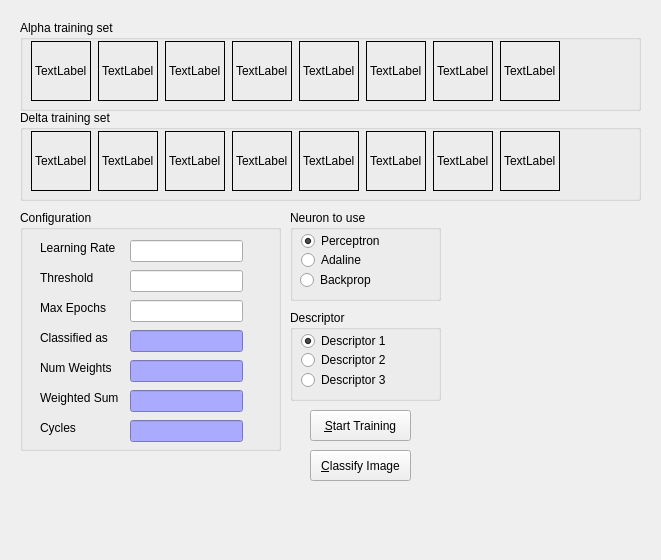
<?xml version="1.0" encoding="UTF-8"?>
<ui version="4.0">
 <class>NeuralNets</class>
 <widget class="QWidget" name="NeuralNets">
  <property name="geometry">
   <rect>
    <x>0</x>
    <y>0</y>
    <width>661</width>
    <height>560</height>
   </rect>
  </property>
  <property name="sizePolicy">
   <sizepolicy hsizetype="Fixed" vsizetype="Fixed">
    <horstretch>0</horstretch>
    <verstretch>0</verstretch>
   </sizepolicy>
  </property>
  <property name="minimumSize">
   <size>
    <width>0</width>
    <height>0</height>
   </size>
  </property>
  <property name="windowTitle">
   <string>Form</string>
  </property>
  <widget class="QGroupBox" name="groupBox_alphaset">
   <property name="geometry">
    <rect>
     <x>20</x>
     <y>20</y>
     <width>621</width>
     <height>91</height>
    </rect>
   </property>
   <property name="title">
    <string>Alpha training set</string>
   </property>
   <widget class="QLabel" name="label_img_alpha1">
    <property name="geometry">
     <rect>
      <x>11</x>
      <y>21</y>
      <width>60</width>
      <height>60</height>
     </rect>
    </property>
    <property name="minimumSize">
     <size>
      <width>60</width>
      <height>60</height>
     </size>
    </property>
    <property name="maximumSize">
     <size>
      <width>60</width>
      <height>60</height>
     </size>
    </property>
    <property name="frameShape">
     <enum>QFrame::Box</enum>
    </property>
    <property name="text">
     <string>TextLabel</string>
    </property>
    <property name="margin">
     <number>0</number>
    </property>
   </widget>
   <widget class="QLabel" name="label_img_alpha2">
    <property name="geometry">
     <rect>
      <x>78</x>
      <y>21</y>
      <width>60</width>
      <height>60</height>
     </rect>
    </property>
    <property name="minimumSize">
     <size>
      <width>60</width>
      <height>60</height>
     </size>
    </property>
    <property name="maximumSize">
     <size>
      <width>60</width>
      <height>60</height>
     </size>
    </property>
    <property name="frameShape">
     <enum>QFrame::Box</enum>
    </property>
    <property name="text">
     <string>TextLabel</string>
    </property>
    <property name="margin">
     <number>0</number>
    </property>
   </widget>
   <widget class="QLabel" name="label_img_alpha3">
    <property name="geometry">
     <rect>
      <x>145</x>
      <y>21</y>
      <width>60</width>
      <height>60</height>
     </rect>
    </property>
    <property name="minimumSize">
     <size>
      <width>60</width>
      <height>60</height>
     </size>
    </property>
    <property name="maximumSize">
     <size>
      <width>60</width>
      <height>60</height>
     </size>
    </property>
    <property name="frameShape">
     <enum>QFrame::Box</enum>
    </property>
    <property name="text">
     <string>TextLabel</string>
    </property>
    <property name="margin">
     <number>0</number>
    </property>
   </widget>
   <widget class="QLabel" name="label_img_alpha4">
    <property name="geometry">
     <rect>
      <x>212</x>
      <y>21</y>
      <width>60</width>
      <height>60</height>
     </rect>
    </property>
    <property name="minimumSize">
     <size>
      <width>60</width>
      <height>60</height>
     </size>
    </property>
    <property name="maximumSize">
     <size>
      <width>60</width>
      <height>60</height>
     </size>
    </property>
    <property name="frameShape">
     <enum>QFrame::Box</enum>
    </property>
    <property name="text">
     <string>TextLabel</string>
    </property>
    <property name="margin">
     <number>0</number>
    </property>
   </widget>
   <widget class="QLabel" name="label_img_alpha5">
    <property name="geometry">
     <rect>
      <x>279</x>
      <y>21</y>
      <width>60</width>
      <height>60</height>
     </rect>
    </property>
    <property name="minimumSize">
     <size>
      <width>60</width>
      <height>60</height>
     </size>
    </property>
    <property name="maximumSize">
     <size>
      <width>60</width>
      <height>60</height>
     </size>
    </property>
    <property name="frameShape">
     <enum>QFrame::Box</enum>
    </property>
    <property name="text">
     <string>TextLabel</string>
    </property>
    <property name="margin">
     <number>0</number>
    </property>
   </widget>
   <widget class="QLabel" name="label_img_alpha6">
    <property name="geometry">
     <rect>
      <x>346</x>
      <y>21</y>
      <width>60</width>
      <height>60</height>
     </rect>
    </property>
    <property name="minimumSize">
     <size>
      <width>60</width>
      <height>60</height>
     </size>
    </property>
    <property name="maximumSize">
     <size>
      <width>60</width>
      <height>60</height>
     </size>
    </property>
    <property name="frameShape">
     <enum>QFrame::Box</enum>
    </property>
    <property name="text">
     <string>TextLabel</string>
    </property>
    <property name="margin">
     <number>0</number>
    </property>
   </widget>
   <widget class="QLabel" name="label_img_alpha7">
    <property name="geometry">
     <rect>
      <x>413</x>
      <y>21</y>
      <width>60</width>
      <height>60</height>
     </rect>
    </property>
    <property name="minimumSize">
     <size>
      <width>60</width>
      <height>60</height>
     </size>
    </property>
    <property name="maximumSize">
     <size>
      <width>60</width>
      <height>60</height>
     </size>
    </property>
    <property name="frameShape">
     <enum>QFrame::Box</enum>
    </property>
    <property name="text">
     <string>TextLabel</string>
    </property>
    <property name="margin">
     <number>0</number>
    </property>
   </widget>
   <widget class="QLabel" name="label_img_alpha8">
    <property name="geometry">
     <rect>
      <x>480</x>
      <y>21</y>
      <width>60</width>
      <height>60</height>
     </rect>
    </property>
    <property name="minimumSize">
     <size>
      <width>60</width>
      <height>60</height>
     </size>
    </property>
    <property name="maximumSize">
     <size>
      <width>60</width>
      <height>60</height>
     </size>
    </property>
    <property name="frameShape">
     <enum>QFrame::Box</enum>
    </property>
    <property name="text">
     <string>TextLabel</string>
    </property>
    <property name="margin">
     <number>0</number>
    </property>
   </widget>
  </widget>
  <widget class="QGroupBox" name="groupBox_deltaset">
   <property name="geometry">
    <rect>
     <x>20</x>
     <y>110</y>
     <width>621</width>
     <height>91</height>
    </rect>
   </property>
   <property name="title">
    <string>Delta training set</string>
   </property>
   <widget class="QLabel" name="label_img_delta2">
    <property name="geometry">
     <rect>
      <x>78</x>
      <y>21</y>
      <width>60</width>
      <height>60</height>
     </rect>
    </property>
    <property name="minimumSize">
     <size>
      <width>60</width>
      <height>60</height>
     </size>
    </property>
    <property name="maximumSize">
     <size>
      <width>60</width>
      <height>60</height>
     </size>
    </property>
    <property name="frameShape">
     <enum>QFrame::Box</enum>
    </property>
    <property name="text">
     <string>TextLabel</string>
    </property>
    <property name="margin">
     <number>0</number>
    </property>
   </widget>
   <widget class="QLabel" name="label_img_delta1">
    <property name="geometry">
     <rect>
      <x>11</x>
      <y>21</y>
      <width>60</width>
      <height>60</height>
     </rect>
    </property>
    <property name="minimumSize">
     <size>
      <width>60</width>
      <height>60</height>
     </size>
    </property>
    <property name="maximumSize">
     <size>
      <width>60</width>
      <height>60</height>
     </size>
    </property>
    <property name="frameShape">
     <enum>QFrame::Box</enum>
    </property>
    <property name="text">
     <string>TextLabel</string>
    </property>
    <property name="margin">
     <number>0</number>
    </property>
   </widget>
   <widget class="QLabel" name="label_img_delta3">
    <property name="geometry">
     <rect>
      <x>145</x>
      <y>21</y>
      <width>60</width>
      <height>60</height>
     </rect>
    </property>
    <property name="minimumSize">
     <size>
      <width>60</width>
      <height>60</height>
     </size>
    </property>
    <property name="maximumSize">
     <size>
      <width>60</width>
      <height>60</height>
     </size>
    </property>
    <property name="frameShape">
     <enum>QFrame::Box</enum>
    </property>
    <property name="text">
     <string>TextLabel</string>
    </property>
    <property name="margin">
     <number>0</number>
    </property>
   </widget>
   <widget class="QLabel" name="label_img_delta4">
    <property name="geometry">
     <rect>
      <x>212</x>
      <y>21</y>
      <width>60</width>
      <height>60</height>
     </rect>
    </property>
    <property name="minimumSize">
     <size>
      <width>60</width>
      <height>60</height>
     </size>
    </property>
    <property name="maximumSize">
     <size>
      <width>60</width>
      <height>60</height>
     </size>
    </property>
    <property name="frameShape">
     <enum>QFrame::Box</enum>
    </property>
    <property name="text">
     <string>TextLabel</string>
    </property>
    <property name="margin">
     <number>0</number>
    </property>
   </widget>
   <widget class="QLabel" name="label_img_delta5">
    <property name="geometry">
     <rect>
      <x>279</x>
      <y>21</y>
      <width>60</width>
      <height>60</height>
     </rect>
    </property>
    <property name="minimumSize">
     <size>
      <width>60</width>
      <height>60</height>
     </size>
    </property>
    <property name="maximumSize">
     <size>
      <width>60</width>
      <height>60</height>
     </size>
    </property>
    <property name="frameShape">
     <enum>QFrame::Box</enum>
    </property>
    <property name="text">
     <string>TextLabel</string>
    </property>
    <property name="margin">
     <number>0</number>
    </property>
   </widget>
   <widget class="QLabel" name="label_img_delta6">
    <property name="geometry">
     <rect>
      <x>346</x>
      <y>21</y>
      <width>60</width>
      <height>60</height>
     </rect>
    </property>
    <property name="minimumSize">
     <size>
      <width>60</width>
      <height>60</height>
     </size>
    </property>
    <property name="maximumSize">
     <size>
      <width>60</width>
      <height>60</height>
     </size>
    </property>
    <property name="frameShape">
     <enum>QFrame::Box</enum>
    </property>
    <property name="text">
     <string>TextLabel</string>
    </property>
    <property name="margin">
     <number>0</number>
    </property>
   </widget>
   <widget class="QLabel" name="label_img_delta7">
    <property name="geometry">
     <rect>
      <x>413</x>
      <y>21</y>
      <width>60</width>
      <height>60</height>
     </rect>
    </property>
    <property name="minimumSize">
     <size>
      <width>60</width>
      <height>60</height>
     </size>
    </property>
    <property name="maximumSize">
     <size>
      <width>60</width>
      <height>60</height>
     </size>
    </property>
    <property name="frameShape">
     <enum>QFrame::Box</enum>
    </property>
    <property name="text">
     <string>TextLabel</string>
    </property>
    <property name="margin">
     <number>0</number>
    </property>
   </widget>
   <widget class="QLabel" name="label_img_delta8">
    <property name="geometry">
     <rect>
      <x>480</x>
      <y>21</y>
      <width>60</width>
      <height>60</height>
     </rect>
    </property>
    <property name="minimumSize">
     <size>
      <width>60</width>
      <height>60</height>
     </size>
    </property>
    <property name="maximumSize">
     <size>
      <width>60</width>
      <height>60</height>
     </size>
    </property>
    <property name="frameShape">
     <enum>QFrame::Box</enum>
    </property>
    <property name="text">
     <string>TextLabel</string>
    </property>
    <property name="margin">
     <number>0</number>
    </property>
   </widget>
  </widget>
  <widget class="QGroupBox" name="groupBox">
   <property name="geometry">
    <rect>
     <x>20</x>
     <y>210</y>
     <width>261</width>
     <height>241</height>
    </rect>
   </property>
   <property name="title">
    <string>Configuration</string>
   </property>
   <widget class="QLabel" name="label">
    <property name="geometry">
     <rect>
      <x>20</x>
      <y>30</y>
      <width>91</width>
      <height>16</height>
     </rect>
    </property>
    <property name="text">
     <string>Learning Rate</string>
    </property>
   </widget>
   <widget class="QLineEdit" name="lineEditLearningRate">
    <property name="geometry">
     <rect>
      <x>110</x>
      <y>30</y>
      <width>113</width>
      <height>22</height>
     </rect>
    </property>
   </widget>
   <widget class="QLabel" name="label_2">
    <property name="geometry">
     <rect>
      <x>20</x>
      <y>60</y>
      <width>91</width>
      <height>16</height>
     </rect>
    </property>
    <property name="text">
     <string>Threshold</string>
    </property>
   </widget>
   <widget class="QLineEdit" name="lineEditThreshold">
    <property name="geometry">
     <rect>
      <x>110</x>
      <y>60</y>
      <width>113</width>
      <height>22</height>
     </rect>
    </property>
   </widget>
   <widget class="QLabel" name="label_3">
    <property name="geometry">
     <rect>
      <x>20</x>
      <y>90</y>
      <width>91</width>
      <height>16</height>
     </rect>
    </property>
    <property name="text">
     <string>Max Epochs</string>
    </property>
   </widget>
   <widget class="QLineEdit" name="lineEditMaxEpochs">
    <property name="geometry">
     <rect>
      <x>110</x>
      <y>90</y>
      <width>113</width>
      <height>22</height>
     </rect>
    </property>
   </widget>
   <widget class="QLabel" name="label_4">
    <property name="geometry">
     <rect>
      <x>20</x>
      <y>120</y>
      <width>91</width>
      <height>16</height>
     </rect>
    </property>
    <property name="text">
     <string>Classified as</string>
    </property>
   </widget>
   <widget class="QLineEdit" name="lineEditClassification">
    <property name="geometry">
     <rect>
      <x>110</x>
      <y>120</y>
      <width>113</width>
      <height>22</height>
     </rect>
    </property>
    <property name="styleSheet">
     <string notr="true">background-color: rgb(170, 170, 255);</string>
    </property>
    <property name="readOnly">
     <bool>true</bool>
    </property>
   </widget>
   <widget class="QLabel" name="label_5">
    <property name="geometry">
     <rect>
      <x>20</x>
      <y>150</y>
      <width>91</width>
      <height>16</height>
     </rect>
    </property>
    <property name="text">
     <string>Num Weights</string>
    </property>
   </widget>
   <widget class="QLineEdit" name="lineEditNumWeights">
    <property name="geometry">
     <rect>
      <x>110</x>
      <y>150</y>
      <width>113</width>
      <height>22</height>
     </rect>
    </property>
    <property name="styleSheet">
     <string notr="true">background-color: rgb(170, 170, 255);</string>
    </property>
    <property name="readOnly">
     <bool>true</bool>
    </property>
   </widget>
   <widget class="QLabel" name="label_6">
    <property name="geometry">
     <rect>
      <x>20</x>
      <y>180</y>
      <width>91</width>
      <height>16</height>
     </rect>
    </property>
    <property name="text">
     <string>Weighted Sum</string>
    </property>
   </widget>
   <widget class="QLineEdit" name="lineEditNumCycles">
    <property name="geometry">
     <rect>
      <x>110</x>
      <y>210</y>
      <width>113</width>
      <height>22</height>
     </rect>
    </property>
    <property name="styleSheet">
     <string notr="true">background-color: rgb(170, 170, 255);</string>
    </property>
    <property name="readOnly">
     <bool>true</bool>
    </property>
   </widget>
   <widget class="QLineEdit" name="lineEditNumWeightedSum">
    <property name="geometry">
     <rect>
      <x>110</x>
      <y>180</y>
      <width>113</width>
      <height>22</height>
     </rect>
    </property>
    <property name="styleSheet">
     <string notr="true">background-color: rgb(170, 170, 255);</string>
    </property>
    <property name="readOnly">
     <bool>true</bool>
    </property>
   </widget>
   <widget class="QLabel" name="label_7">
    <property name="geometry">
     <rect>
      <x>20</x>
      <y>210</y>
      <width>91</width>
      <height>16</height>
     </rect>
    </property>
    <property name="text">
     <string>Cycles</string>
    </property>
   </widget>
  </widget>
  <widget class="QPushButton" name="pbtnStartTraining">
   <property name="geometry">
    <rect>
     <x>310</x>
     <y>410</y>
     <width>101</width>
     <height>31</height>
    </rect>
   </property>
   <property name="text">
    <string>&amp;Start Training</string>
   </property>
  </widget>
  <widget class="QGroupBox" name="groupBox_descriptor">
   <property name="geometry">
    <rect>
     <x>290</x>
     <y>310</y>
     <width>151</width>
     <height>91</height>
    </rect>
   </property>
   <property name="title">
    <string>Descriptor</string>
   </property>
   <property name="flat">
    <bool>false</bool>
   </property>
   <property name="checkable">
    <bool>false</bool>
   </property>
   <widget class="QRadioButton" name="radioButton_desc1">
    <property name="geometry">
     <rect>
      <x>11</x>
      <y>21</y>
      <width>96</width>
      <height>20</height>
     </rect>
    </property>
    <property name="text">
     <string>Descriptor 1</string>
    </property>
    <property name="checked">
     <bool>true</bool>
    </property>
   </widget>
   <widget class="QRadioButton" name="radioButton_desc2">
    <property name="geometry">
     <rect>
      <x>11</x>
      <y>40</y>
      <width>96</width>
      <height>20</height>
     </rect>
    </property>
    <property name="text">
     <string>Descriptor 2</string>
    </property>
   </widget>
   <widget class="QRadioButton" name="radioButton_desc3">
    <property name="geometry">
     <rect>
      <x>11</x>
      <y>60</y>
      <width>96</width>
      <height>20</height>
     </rect>
    </property>
    <property name="text">
     <string>Descriptor 3</string>
    </property>
   </widget>
  </widget>
  <widget class="QPushButton" name="pbtnClassifyImage">
   <property name="geometry">
    <rect>
     <x>310</x>
     <y>450</y>
     <width>101</width>
     <height>31</height>
    </rect>
   </property>
   <property name="text">
    <string>&amp;Classify Image</string>
   </property>
  </widget>
  <widget class="IconWidget" name="widget_iconeditor" native="true">
   <property name="geometry">
    <rect>
     <x>450</x>
     <y>220</y>
     <width>180</width>
     <height>180</height>
    </rect>
   </property>
   <property name="minimumSize">
    <size>
     <width>180</width>
     <height>180</height>
    </size>
   </property>
  </widget>
  <widget class="QGroupBox" name="groupBox_neuron_type">
   <property name="geometry">
    <rect>
     <x>290</x>
     <y>210</y>
     <width>151</width>
     <height>91</height>
    </rect>
   </property>
   <property name="title">
    <string>Neuron to use</string>
   </property>
   <property name="flat">
    <bool>false</bool>
   </property>
   <property name="checkable">
    <bool>false</bool>
   </property>
   <widget class="QRadioButton" name="radioButtonPerceptron">
    <property name="geometry">
     <rect>
      <x>11</x>
      <y>21</y>
      <width>96</width>
      <height>20</height>
     </rect>
    </property>
    <property name="text">
     <string>Perceptron</string>
    </property>
    <property name="checked">
     <bool>true</bool>
    </property>
   </widget>
   <widget class="QRadioButton" name="radioButtonAdaline">
    <property name="geometry">
     <rect>
      <x>11</x>
      <y>40</y>
      <width>96</width>
      <height>20</height>
     </rect>
    </property>
    <property name="text">
     <string>Adaline</string>
    </property>
   </widget>
   <widget class="QRadioButton" name="radioButtonBackprop">
    <property name="geometry">
     <rect>
      <x>10</x>
      <y>60</y>
      <width>96</width>
      <height>20</height>
     </rect>
    </property>
    <property name="text">
     <string>Backprop</string>
    </property>
   </widget>
  </widget>
 </widget>
 <customwidgets>
  <customwidget>
   <class>IconWidget</class>
   <extends>QWidget</extends>
   <header location="global">iconwidget.h</header>
   <container>1</container>
  </customwidget>
 </customwidgets>
 <resources/>
 <connections/>
</ui>
